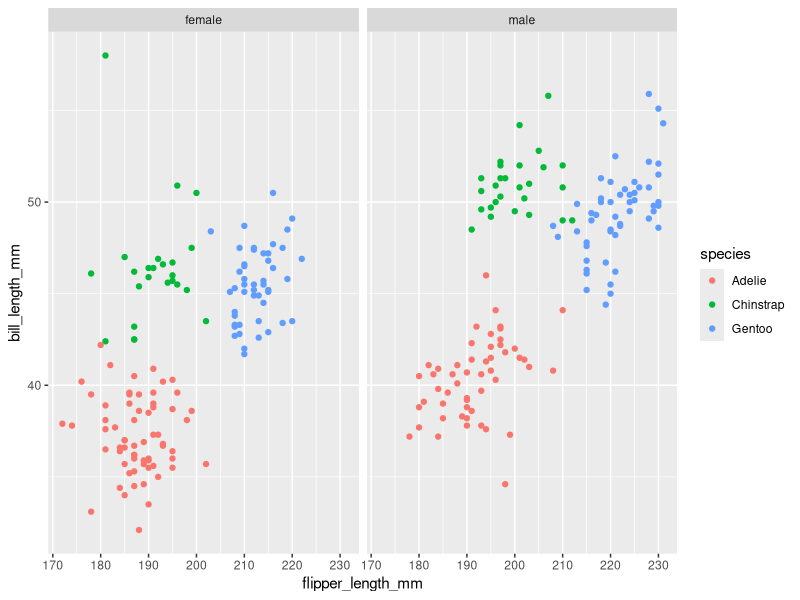
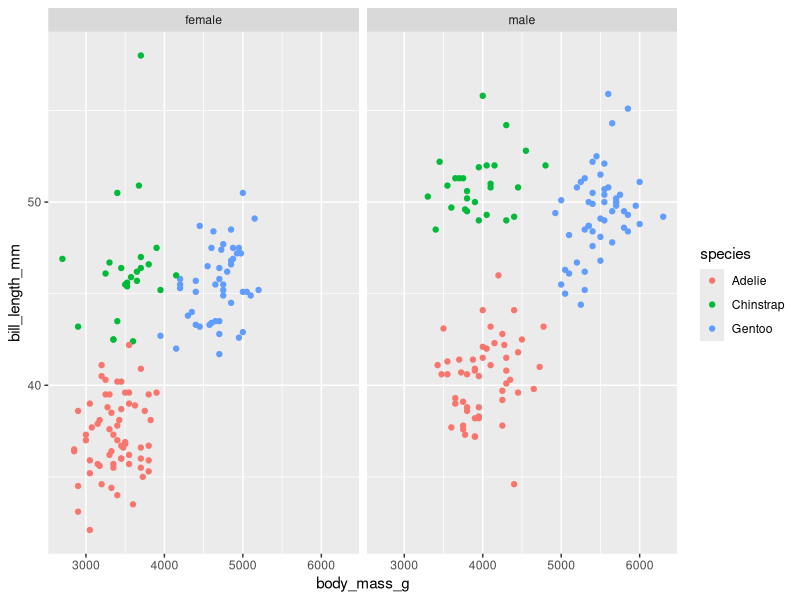
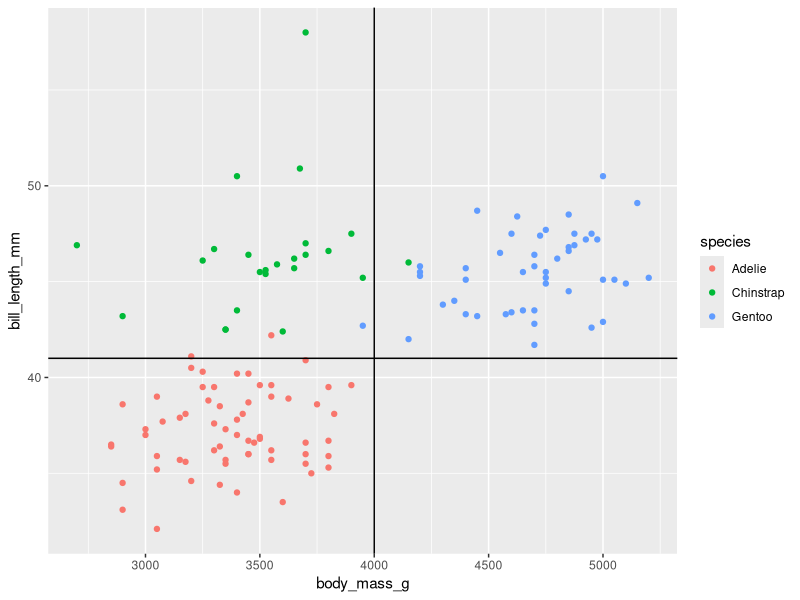
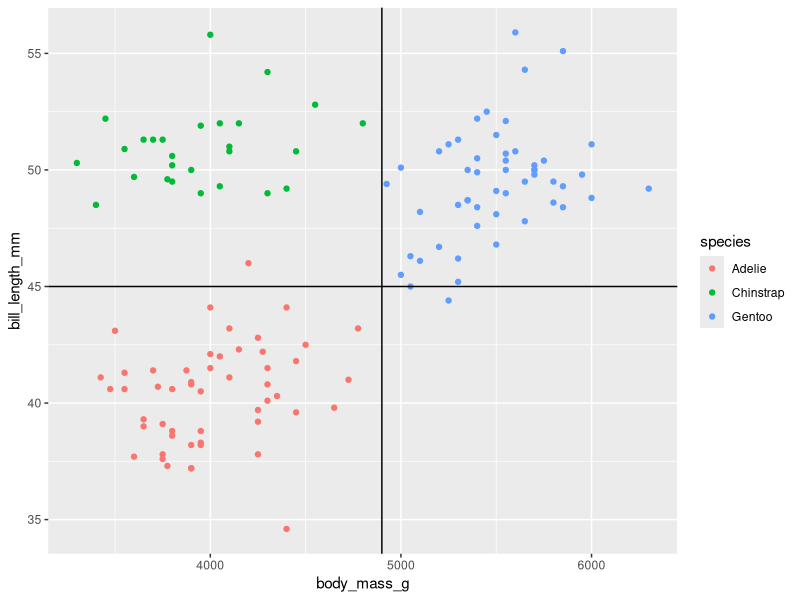

Here is the R script that generated these plots, in order:
library(palmerpenguins)
library(ggplot2)
library(dplyr)

dados <- penguins 
dados

dados <- na.omit(dados)
dados

n <- round(0.8*nrow(dados))

indices_treinamento <- sample(1:nrow (dados), size = n, replace = FALSE) #enumeracao e 1 ate 333

treinamento <- dados[indices_treinamento,]

teste <- dados[-indices_treinamento,]

ggplot(data = treinamento, mapping = aes(x=flipper_length_mm, y=bill_length_mm, col= species))+
  geom_point()+
  facet_wrap(~sex)
#esse tem divisao vertical/horizontal

ggplot(data = treinamento, mapping = aes(x=body_mass_g, y=bill_length_mm, col= species))+
  geom_point()+
  facet_wrap(~sex)


treinamento |>
  filter(sex == "female") |>
  ggplot(aes(x=body_mass_g, y=bill_length_mm, color = species))+
  geom_point()+
  geom_vline(xintercept = 4000)+
  geom_hline(yintercept = 41)


treinamento |> 
  filter(sex == "male") |>
  ggplot(aes(x=body_mass_g, y=bill_length_mm, color = species))+
  geom_point()+
  geom_vline(xintercept = 4900)+
  geom_hline(yintercept= 45)


classificacao <- c()

for(k in 1:nrow(teste)){
  if(teste$sex[k] == "female"){
    if(teste$body_mass_g[k] > 4000) {
      classificacao[k] <- "Gentoo"
    } else{
      if(teste$bill_length_mm[k] < 41) {
        classificacao[k] <- "Adelie"
      }else{
        classificacao[k] <- "Chinstrap"
      }
    }
  }
  else{
    if(teste$body_mass_g[k] > 4900) {
      classificacao[k] <- "Gentoo"
    }else{
      if(teste$bill_length_mm[k] <- 45) {
        classificacao[k] <- "Adelie"
      }else{
        classificacao[k] <- "Chinstrap"
      }
    }
  }
}

mean(classificacao == teste$species)



